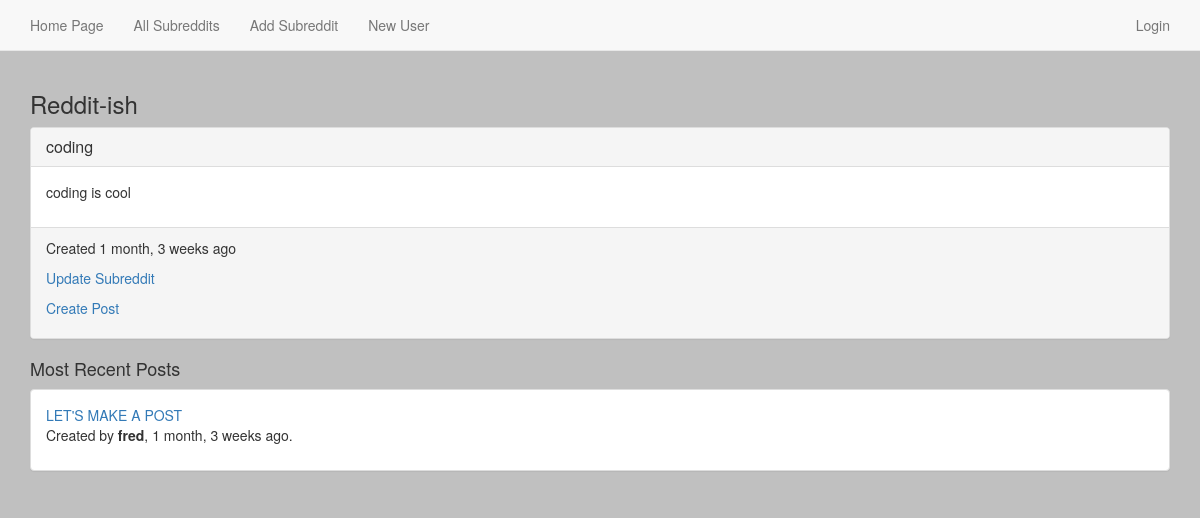
The page /11/ on the database as committed earlier.
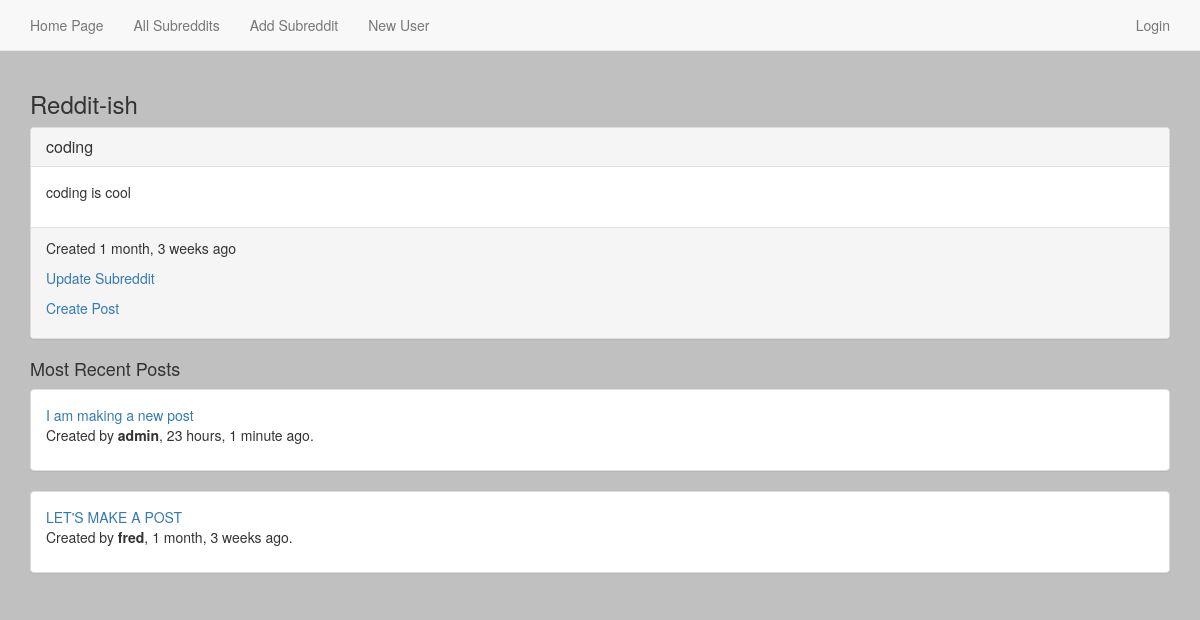
The same page on the database as committed later.
### reddit_app/models.py (models this page shows, shortened)
class Subreddit(models.Model):
    name = models.CharField(max_length=50)
    description = models.TextField()
    creation = models.DateTimeField(auto_now_add=True)
    def recent_posts(self):
        return self.post_set.all()[:20]
    def __str__(self):
        return self.name

class Post(models.Model):
    title = models.CharField(max_length=175)
    description = models.CharField(max_length=255)
    url = models.URLField(null=True, blank=True)
    creation_time = models.DateTimeField(auto_now_add=True)
    modification_time = models.DateTimeField(auto_now=True)
    subreddit = models.ForeignKey(Subreddit)
    user = models.ForeignKey(User)
    class Meta:
        ordering = ("-creation_time",)
    def __str__(self):
        return self.title

### reddit_app/views.py (the view)
# urls.py: url(r'^(?P<pk>\d+)/$', SubredditDetailView.as_view(), name='subreddit_detail_view'),
class SubredditDetailView(DetailView):
    model = Subreddit

### templates/reddit_app/subreddit_detail.html
{% extends 'base.html' %}
{% block content %}
<div class="panel panel-default">
    <div class="panel-heading">
        <h3 class="panel-title">{{ object }}</a></h3>
    </div>
    <div class="panel-body">
        <p>
            {{ object.description }}
        </p>
    </div>
    <div class="panel-footer">
    <p>
        Created {{ object.creation|timesince }} ago
    </p>
    <p>
        <a href="{% url 'subreddit_update_view' object.id %}">Update Subreddit</a>
    </p>
    <p>
        <a href="{% url 'post_create_view' object.id %}">Create Post</a>
    </p>
    </div>
</div>
<h4>Most Recent Posts</h4>
      {% for post in object.recent_posts %}
      <div class="panel panel-default">
        <div class="panel-body">
              <a href="{% url 'post_detail_view' post.id %}">{{ post }}</a>
              <p>
                  Created by <b>{{ post.user }}</b>, {{ post.creation_time|timesince }} ago.
              </p>
          </div>
        </div>
      {% endfor %}
{% endblock %}

### templates/base.html (shortened to what this page needs)
{% load staticfiles %}
<!DOCTYPE html>
<html>
    <head>
        <link rel="stylesheet" href="{% static 'css/bootstrap.css' %}" media="screen" title="no title">
    </head>
    <body>
            <nav class="navbar navbar-default navbar-static-top">
              <div class="container-fluid">
                <ul class='nav navbar-nav'>
                  <li><a href="{% url 'index_view' %}">Home Page</a></li>
                  <li><a href="{% url 'subreddit_view' %}">All Subreddits</a></li>
                  <li><a href="{% url 'subreddit_create_view' %}">Add Subreddit</a></li>
                  <li><a href="{% url 'user_create_view' %}">New User</a></li>
                </ul>
                <ul class="nav navbar-nav pull-right">
                {% if not request.user.is_authenticated %}
                  <li><a href="{% url 'login' %}">Login</a></li>
                {% else %}
                  <li><a href="{% url 'logout' %}?next={% url 'subreddit_view' %}">Logout</a></li>
                  <li class="clearfix"><h5 class="pull-right navbar-text">You are logged in as: {{ request.user }}</h5></li>
                {% endif %}
              </ul>
              </div>
            </nav>
        <div class="container">
          <h3>Reddit-ish</h3>
            {% block content %}
            {% endblock %}
        </div>
    </body>
</html>

### templates/base.html (style rules this page uses)
body { background-color: silver; }

Rows that differ between the two databases and show on the page:
added Post: title "I am making a new post", user "admin", creation_time "23 hours, 1 minute"
